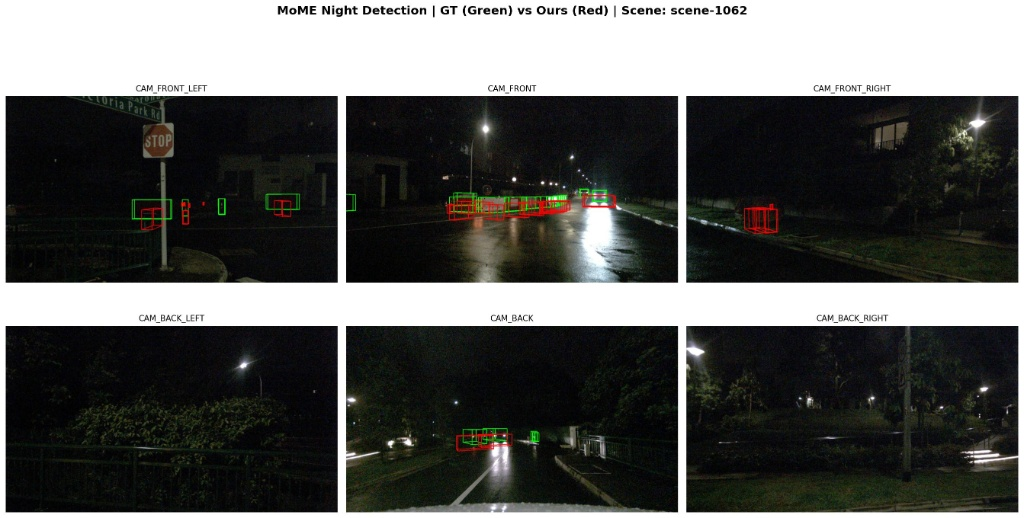
#> input picture 3DOD_RAIN&NIGHT_Part/MoME 모델 night,rain 조건에서 성능 평가/image 1.png, 1024 x 518 px; its folder holds only this picture in this run
$ python -i run_clahe_night.py   (imports and definitions only)
#> lines starting #> are read from the running program, lines starting #| are printed output that depends on the picture
#> further down, picture is the input picture: shape (518, 1024, 3); mean B, G, R 88.8, 90.9, 90.2
"""
야간 nuScenes 이미지에 CLAHE를 적용하는 스크립트.

원본 야간 pkl에서 경로를 읽어 이미지를 처리하고
/raid2/kyungjin/data/nuscenes_clahe/samples/{CAM}/ 에 저장.

실행:
    python run_clahe_night.py
"""

import os
import pickle
import cv2
import numpy as np
from tqdm import tqdm

from data_prep_utils import CAMERAS

NIGHT_PKL_PATH = '/raid2/kyungjin/data/nuscenes/nuscenes_infos_val_night.pkl'
OUTPUT_ROOT    = '/raid2/kyungjin/data/nuscenes_clahe/samples'

# pkl의 data_path가 './data/nuscenes/...' 같은 상대경로일 때 절대경로로 변환하기 위한 base
DATA_ROOT = '/raid2/kyungjin/data/nuscenes'

CLAHE_CLIP_LIMIT  = 2.0
CLAHE_TILE_GRID   = (8, 8)


def apply_clahe(img_bgr: np.ndarray) -> np.ndarray:
    lab = cv2.cvtColor(img_bgr, cv2.COLOR_BGR2LAB)
#> lab: shape (518, 1024, 3); mean of channels 0, 1, 2 89.6, 127.3, 129.3
    clahe = cv2.createCLAHE(clipLimit=CLAHE_CLIP_LIMIT, tileGridSize=CLAHE_TILE_GRID)
    lab[:, :, 0] = clahe.apply(lab[:, :, 0])
#> lab: shape (518, 1024, 3); mean of channels 0, 1, 2 101.8, 127.3, 129.3
    return cv2.cvtColor(lab, cv2.COLOR_LAB2BGR)
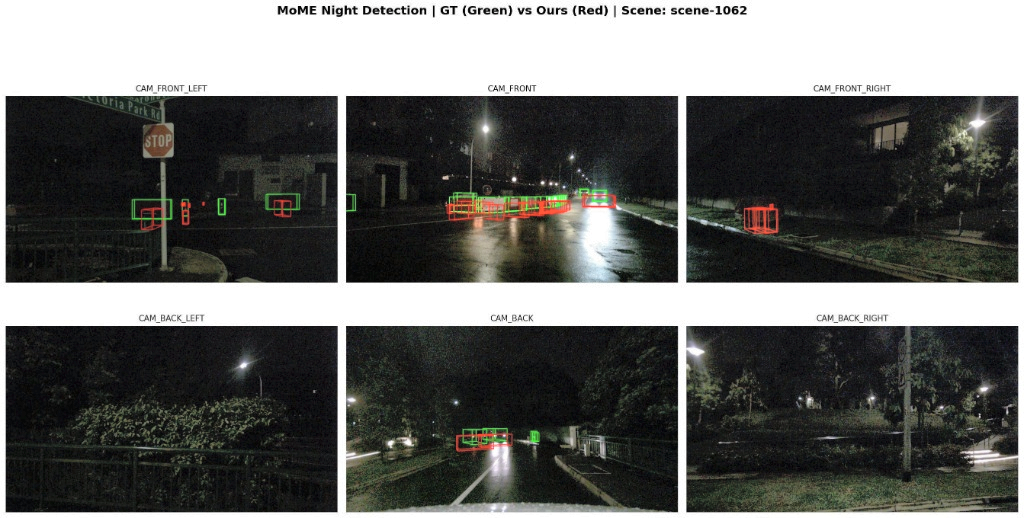
#> returned value: shape (518, 1024, 3); mean B, G, R 100.1, 102.4, 101.7


# [51 lines left out: function main, not called in this run]


# [2 lines not run here, left out]

>>> import cv2
>>> picture = cv2.imread('../../../MoME 모델 night,rain 조건에서 성능 평가/image 1.png')
>>> result = apply_clahe(picture)

$ run again, on 3DOD_RAIN&NIGHT_Part/MoME 모델 night,rain 조건에서 성능 평가/image.png
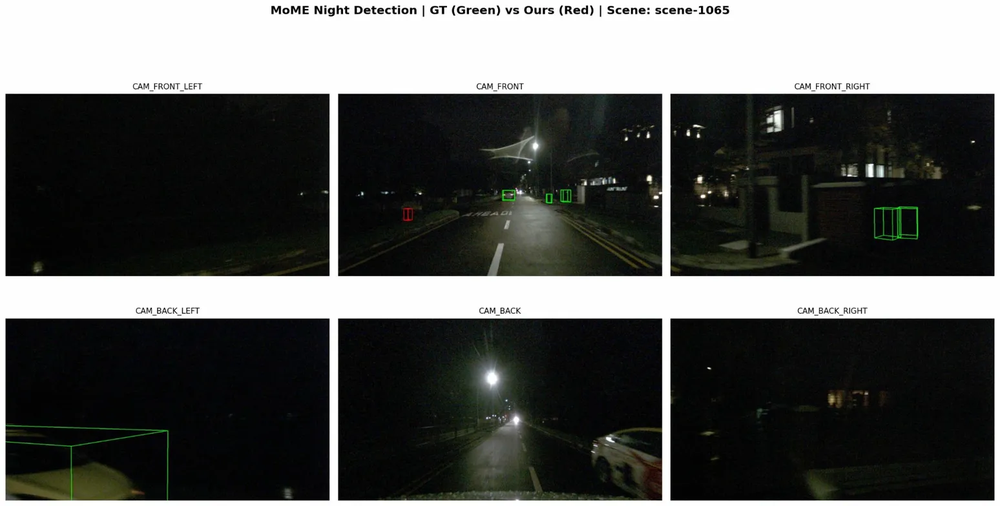
#> input picture 3DOD_RAIN&NIGHT_Part/MoME 모델 night,rain 조건에서 성능 평가/image.png, 1000 x 506 px, shrunk from 1548 x 784 before the run
#> picture is the input picture: shape (506, 1000, 3); mean B, G, R 84.6, 86.6, 85.2
#> in apply_clahe, `return cv2.cvtColor(lab, cv2.COLOR_LAB2BGR)`:
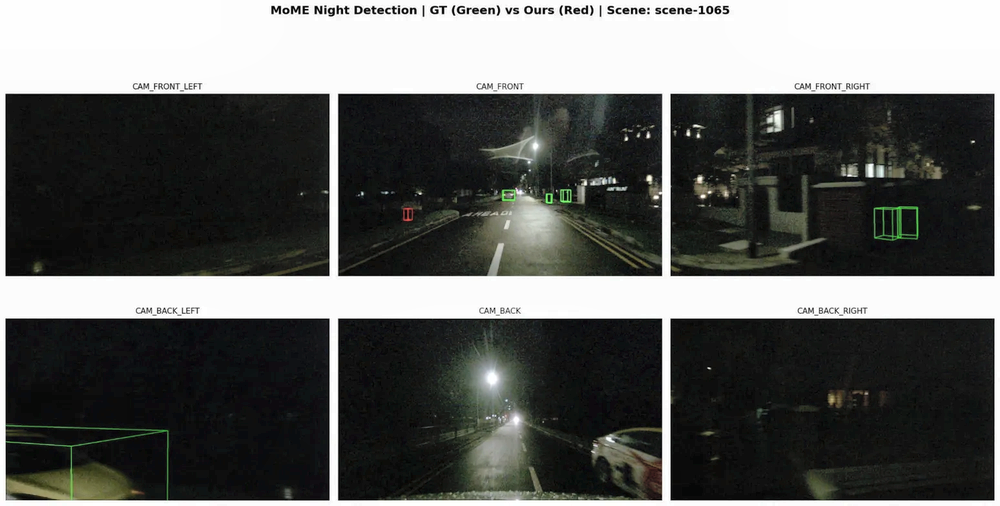
#> returned value: shape (506, 1000, 3); mean B, G, R 94, 96.1, 94.8

$ run again, on 3DOD_RAIN&NIGHT_Part/MoME 모델 night,rain 조건에서 성능 평가/bicycle_compare_1.jpg
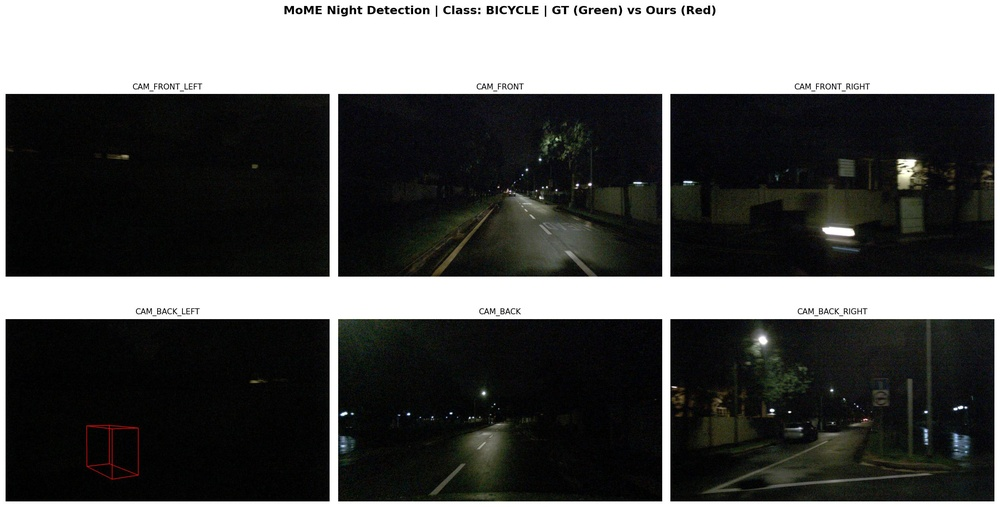
#> input picture 3DOD_RAIN&NIGHT_Part/MoME 모델 night,rain 조건에서 성능 평가/bicycle_compare_1.jpg, 1000 x 507 px, shrunk from 2685 x 1360 before the run
#> picture is the input picture: shape (507, 1000, 3); mean B, G, R 84.9, 86, 85.4
#> in apply_clahe, `return cv2.cvtColor(lab, cv2.COLOR_LAB2BGR)`:
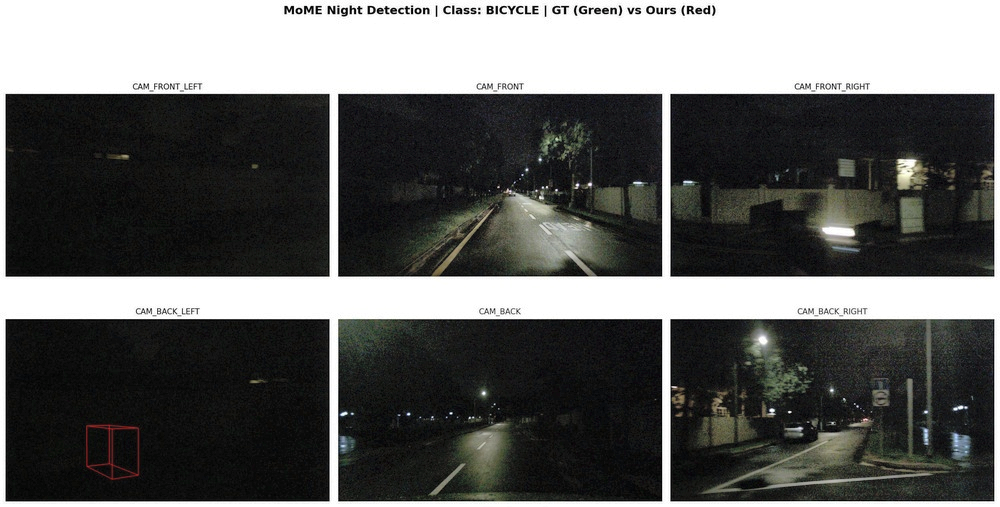
#> returned value: shape (507, 1000, 3); mean B, G, R 95.4, 96.7, 96.1
